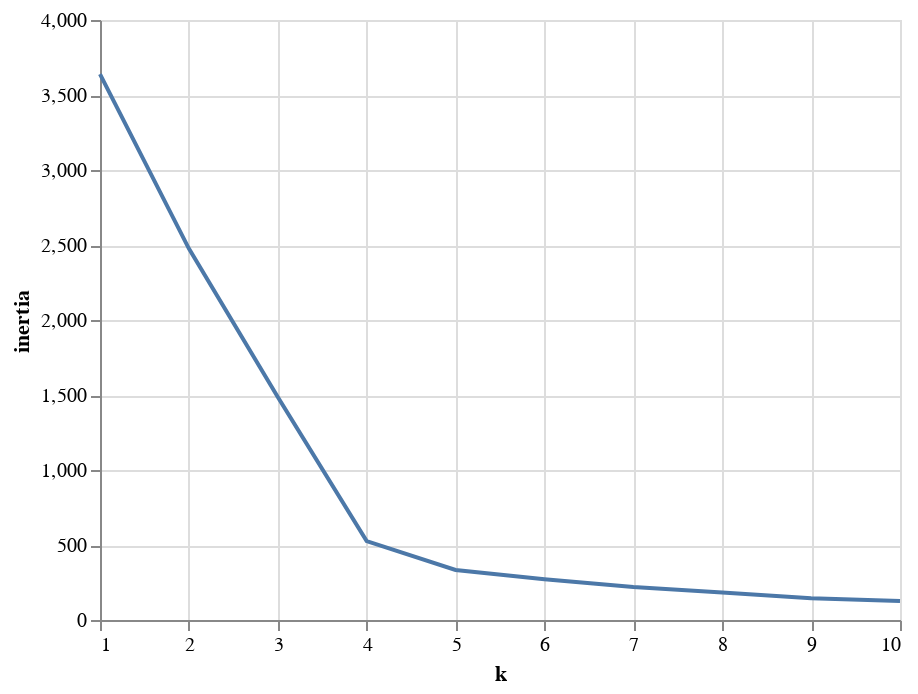

The notebook cell saved with this chart:
### Markdown cell above
### Clustering Crytocurrencies Using K-Means

#### Finding the Best Value for `k` Using the Elbow Curve

### Code cell
inertia = []
k = list(range(1, 11))

# Calculate the inertia for the range of k values
for i in k:
    km = KMeans(n_clusters=i, random_state=0)
    km.fit(pcs_df)
    inertia.append(km.inertia_)



# Create the Elbow Curve using hvPlot
elbow_data = {"k": k, "inertia": inertia}
df_elbow = pd.DataFrame(elbow_data)

source=df_elbow

alt.Chart(source).mark_line().encode(
    x="k",
    y="inertia"
)

### Figure 1 — Vega-Lite specification as saved in the notebook (floating-point values rounded to 4 significant figures)
{"config": {"view": {"continuousWidth": 400, "continuousHeight": 300}}, "data": {"name": "data-cff80b32b7430e2b98cf409258d82427"}, "mark": "line", "encoding": {"x": {"type": "quantitative", "field": "k"}, "y": {"type": "quantitative", "field": "inertia"}}, "$schema": "https://vega.github.io/schema/vega-lite/v4.8.1.json", "datasets": {"data-cff80b32b7430e2b98cf409258d82427": [{"k": 1, "inertia": 3640.0}, {"k": 2, "inertia": 2476.0}, {"k": 3, "inertia": 1487.0}, {"k": 4, "inertia": 526.0}, {"k": 5, "inertia": 333.4}, {"k": 6, "inertia": 271.1}, {"k": 7, "inertia": 220.0}, {"k": 8, "inertia": 183.9}, {"k": 9, "inertia": 145.8}, {"k": 10, "inertia": 127.3}]}}
